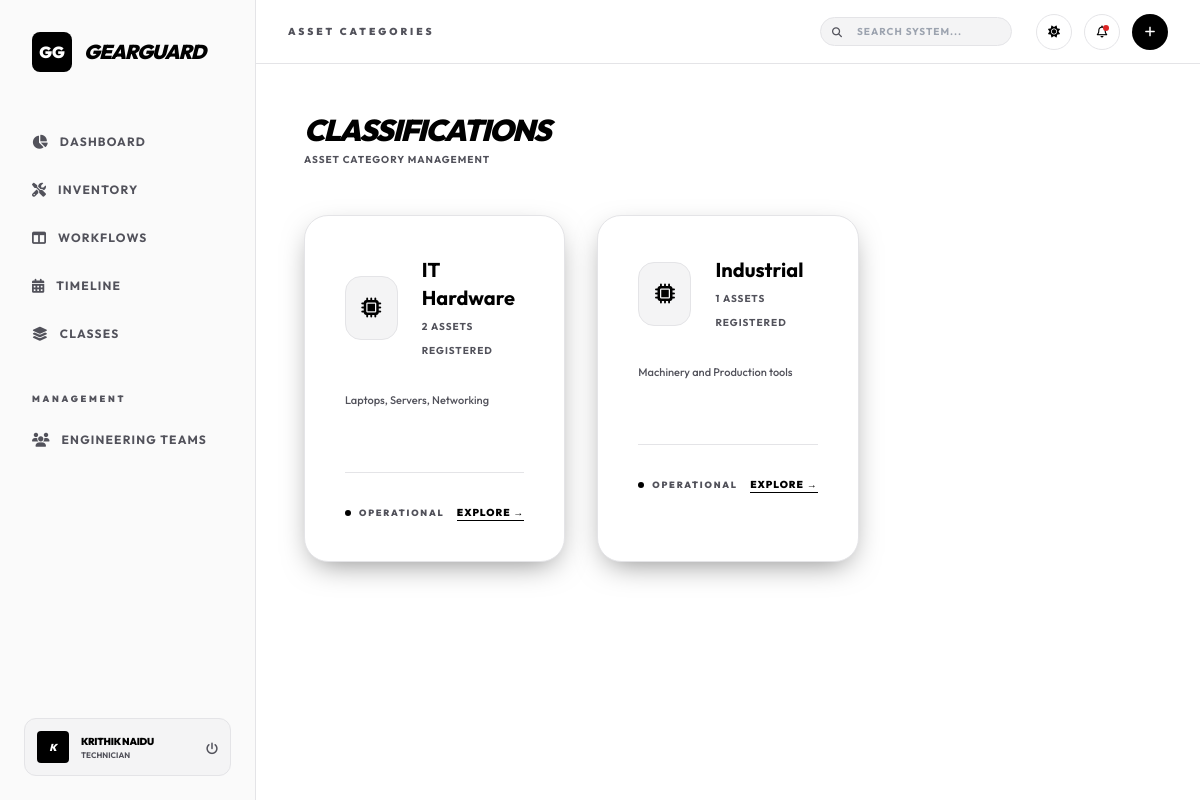
/categories (signed in), run on the app's committed database.
### app.py (models this page shows)
class User(UserMixin, db.Model):
    id = db.Column(db.Integer, primary_key=True)
    username = db.Column(db.String(100), unique=True, nullable=False)
    password = db.Column(db.String(200), nullable=False)
    name = db.Column(db.String(100), nullable=False)
    role = db.Column(db.String(50), default='Technician') # Manager, Technician, User
    avatar_url = db.Column(db.String(255))
    team_id = db.Column(db.Integer, db.ForeignKey('team.id'))

class Category(db.Model):
    id = db.Column(db.Integer, primary_key=True)
    name = db.Column(db.String(100), nullable=False) # Electrical, Mechanical, IT, CNC
    description = db.Column(db.String(255))
    equipments = db.relationship('Equipment', backref='category', lazy=True)

### app.py (the view)
@app.route('/categories')
@login_required
def categories_list():
    categories = Category.query.all()
    return render_template('categories.html', categories=categories)

### app.py (called while the page is built)
@login_manager.user_loader
def load_user(user_id):
    return User.query.get(int(user_id))

### templates/categories.html
{% extends 'base.html' %}
{% block title %}Asset Categories{% endblock %}
{% block content %}
<div class="mb-12">
    <h3 class="text-3xl font-black uppercase tracking-tighter italic text-[var(--text-primary)]">Classifications</h3>
    <p class="text-[10px] font-bold text-[var(--text-secondary)] uppercase tracking-widest mt-1">Asset Category
        Management</p>
</div>
<div class="grid grid-cols-1 md:grid-cols-2 lg:grid-cols-3 gap-8">
    {% for cat in categories %}
    <div class="glass-card rounded-3xl p-10 hover:bg-[var(--bg-alt)] transition-all border-[var(--border-main)] group">
        <div class="flex items-center gap-6 mb-8">
            <div
                class="w-16 h-16 bg-[var(--bg-alt)] rounded-2xl flex items-center justify-center border border-[var(--border-main)] group-hover:bg-[var(--text-primary)] group-hover:text-[var(--bg-pure)] transition-all">
                <i class="fas fa-microchip text-xl"></i>
            </div>
            <div>
                <h4 class="text-xl font-bold text-[var(--text-primary)] group-hover:tracking-tight transition-all">{{
                    cat.name }}</h4>
                <span class="text-[10px] font-bold text-[var(--text-secondary)] uppercase tracking-widest">{{
                    cat.equipments|length }}
                    Assets Registered</span>
            </div>
        </div>
        <p class="text-[11px] font-medium text-[var(--text-secondary)] leading-relaxed mb-10 h-10 overflow-hidden">{{
            cat.description
            }}</p>
        <div class="pt-8 border-t border-[var(--border-main)] flex justify-between items-center">
            <div class="flex items-center gap-2">
                <div class="w-1.5 h-1.5 rounded-full bg-[var(--text-primary)]"></div>
                <span
                    class="text-[9px] font-black text-[var(--text-secondary)] uppercase tracking-[0.2em]">Operational</span>
            </div>
            <a href="/equipment?category_id={{ cat.id }}"
                class="text-[var(--text-primary)] hover:text-[var(--text-secondary)] text-[10px] font-black transition-colors uppercase tracking-widest border-b border-[var(--text-primary)]">Explore
                →</a>
        </div>
    </div>
    {% endfor %}
</div>
{% endblock %}

### templates/base.html (shortened to what this page needs)
<!DOCTYPE html>
<html lang="en" class="h-full">
<head>
    <script src="https://cdn.tailwindcss.com"></script>
    <link rel="stylesheet" href="https://cdnjs.cloudflare.com/ajax/libs/font-awesome/6.4.0/css/all.min.css">
</head>
<body class="h-full">
    <div class="flex h-screen overflow-hidden">
        <aside class="w-64 flex flex-col">
            <div class="p-8">
                <div class="flex items-center gap-3">
                    <div
                        class="w-10 h-10 bg-[var(--logo-bg)] text-[var(--logo-text)] rounded-lg flex items-center justify-center font-black">
                        GG
                    </div>
                    <h1 class="text-xl font-black tracking-tighter uppercase italic">GearGuard</h1>
                </div>
            </div>
            <nav class="flex-1 px-4 space-y-1 mt-4">
                <a href="/"
                    class="sidebar-link {{ 'active' if request.endpoint == 'dashboard' }} flex items-center gap-3 px-4 py-3 rounded-lg">
                    <i class="fas fa-chart-pie text-sm"></i>
                    <span class="text-xs font-bold uppercase tracking-widest">Dashboard</span>
                </a>
                <a href="/equipment"
                    class="sidebar-link {{ 'active' if request.endpoint in ['equipment_list', 'equipment_detail', 'new_equipment'] }} flex items-center gap-3 px-4 py-3 rounded-lg">
                    <i class="fas fa-tools text-sm"></i>
                    <span class="text-xs font-bold uppercase tracking-widest">Inventory</span>
                </a>
                <a href="/kanban"
                    class="sidebar-link {{ 'active' if request.endpoint == 'kanban' }} flex items-center gap-3 px-4 py-3 rounded-lg">
                    <i class="fas fa-columns text-sm"></i>
                    <span class="text-xs font-bold uppercase tracking-widest">Workflows</span>
                </a>
                <a href="/calendar"
                    class="sidebar-link {{ 'active' if request.endpoint == 'calendar' }} flex items-center gap-3 px-4 py-3 rounded-lg">
                    <i class="fas fa-calendar-alt text-sm"></i>
                    <span class="text-xs font-bold uppercase tracking-widest">Timeline</span>
                </a>
                <a href="/categories"
                    class="sidebar-link {{ 'active' if request.endpoint == 'categories' }} flex items-center gap-3 px-4 py-3 rounded-lg">
                    <i class="fas fa-layer-group text-sm"></i>
                    <span class="text-xs font-bold uppercase tracking-widest">Classes</span>
                </a>
                <div class="pt-8 pb-2 px-4 uppercase text-[9px] font-black text-zinc-600 tracking-[0.3em]">Management
                </div>
                <a href="/teams"
                    class="sidebar-link {{ 'active' if request.endpoint in ['teams', 'manage_team'] }} flex items-center gap-3 px-4 py-3 rounded-lg">
                    <i class="fas fa-users text-sm"></i>
                    <span class="text-xs font-bold uppercase tracking-widest">Engineering Teams</span>
                </a>
            </nav>
            <div class="p-6">
                <div
                    class="flex items-center justify-between gap-3 p-3 bg-[var(--bg-alt)] rounded-xl border border-[var(--border-main)]">
                    <div class="flex items-center gap-3 overflow-hidden">
                        <div
                            class="w-8 h-8 rounded bg-[var(--logo-bg)] text-[var(--logo-text)] flex items-center justify-center text-[10px] font-black italic">
                            {{ current_user.name[:1] }}
                        </div>
                        <div class="overflow-hidden">
                            <p
                                class="text-[10px] font-black text-[var(--text-primary)] uppercase tracking-tight truncate">
                                {{ current_user.name }}</p>
                            <p class="text-[8px] font-bold text-[var(--text-secondary)] uppercase truncate">{{
                                current_user.role }}</p>
                        </div>
                    </div>
                    <a href="/logout"
                        class="text-[var(--text-secondary)] hover:text-[var(--text-primary)] transition-colors">
                        <i class="fas fa-power-off text-xs"></i>
                    </a>
                </div>
            </div>
        </aside>
        <main class="flex-1 flex flex-col overflow-hidden">
            <header class="h-16 flex items-center justify-between px-8 sticky top-0 z-10">
                <h2 class="text-[10px] font-black uppercase tracking-[0.3em] text-[var(--text-secondary)]">{% block
                    title %}{% endblock %}</h2>
                <div class="flex items-center gap-6">
                    <form action="/equipment" method="GET" class="relative">
                        <i
                            class="fas fa-search absolute left-3 top-1/2 -translate-y-1/2 text-[var(--text-secondary)] text-[10px]"></i>
                        <input type="text" name="q" placeholder="SEARCH SYSTEM..."
                            value="{{ search_query if search_query else '' }}"
                            class="rounded-full pl-9 pr-4 py-1.5 text-[10px] font-bold uppercase tracking-widest transition-all w-48 focus:w-64">
                    </form>
                    <div class="flex items-center gap-3">
                        <button id="theme-toggle"
                            class="w-9 h-9 rounded-full flex items-center justify-center border border-[var(--border-main)] hover:bg-[var(--bg-alt)] transition-all">
                            <i class="fas fa-sun text-xs light-icon hidden"></i>
                        </button>
                        <div class="relative">
                            <button id="notif-btn"
                                class="w-9 h-9 rounded-full flex items-center justify-center border border-[var(--border-main)] hover:bg-[var(--bg-alt)] transition-all relative">
                                <i class="far fa-bell text-xs"></i>
                                <span id="notif-badge"
                                    class="hidden absolute top-2.5 right-2.5 w-1.5 h-1.5 bg-red-600 rounded-full"></span>
                            </button>
                        </div>
                        <a href="/equipment/new"
                            class="w-9 h-9 rounded-full flex items-center justify-center bg-[var(--logo-bg)] text-[var(--logo-text)] hover:opacity-80 transition-all">
                            <i class="fas fa-plus text-xs"></i>
                        </a>
                    </div>
                </div>
            </header>
            <div class="flex-1 overflow-y-auto p-12">
                {% block content %}{% endblock %}
            </div>
        </main>
    </div>
</body>
</html>

### templates/base.html (style rules this page uses)
:root { --bg-pure: #000000; --bg-sidebar: #050505; --bg-card: #0a0a0a; --bg-header: rgba(0, 0, 0, 0.8); --border-main: #333333; --text-primary: #ffffff; --text-secondary: #a1a1aa; --bg-alt: #171717; --logo-bg: #ffffff; --logo-text: #000000; }
:root.light-mode { --bg-pure: #ffffff; --bg-sidebar: #fafafa; --bg-card: #ffffff; --bg-header: rgba(255, 255, 255, 0.9); --border-main: #e4e4e7; --text-primary: #000000; --text-secondary: #52525b; --bg-alt: #f4f4f5; --logo-bg: #000000; --logo-text: #ffffff; }
body { font-family: 'Outfit', sans-serif; background-color: var(--bg-pure); color: var(--text-primary); transition: background-color 0.3s cubic-bezier(0.4, 0, 0.2, 1), color 0.3s ease; }
.glass-card { background: var(--bg-card); border: 1px solid var(--border-main); color: var(--text-primary); box-shadow: 0 10px 30px -10px rgba(0, 0, 0, 0.5); }
.sidebar-link { transition: all 0.2s ease; color: var(--text-secondary); }
header { background-color: var(--bg-header); border-bottom: 1px solid var(--border-main); backdrop-filter: blur(20px); }
aside { background-color: var(--bg-sidebar); border-right: 1px solid var(--border-main); }
input, select, textarea { background-color: var(--bg-alt) !important; border: 1px solid var(--border-main) !important; color: var(--text-primary) !important; }

### data on the page
User: name "K", name "KRITHIK NAIDU", role "TECHNICIAN"
Category: name "IT Hardware", equipments|length "2", description "Laptops, Servers, Networking"
Category: name "Industrial", equipments|length "1", description "Machinery and Production tools"
